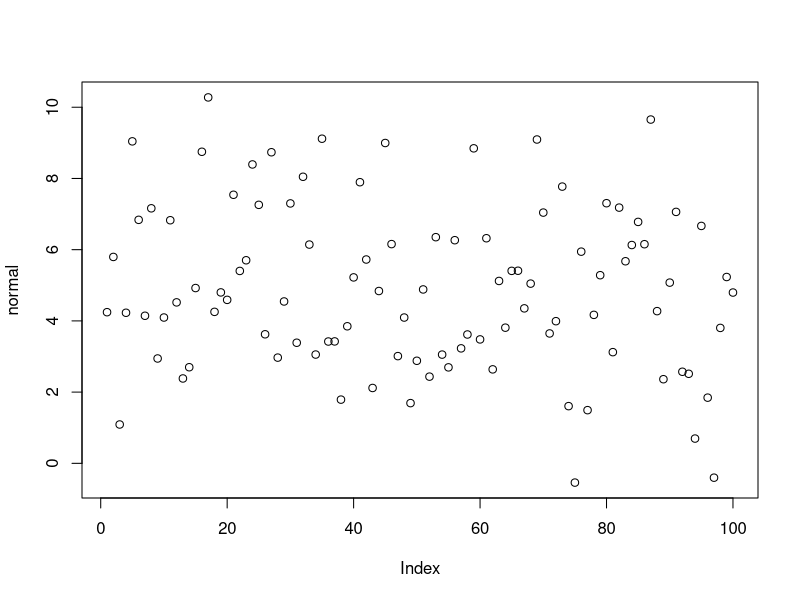
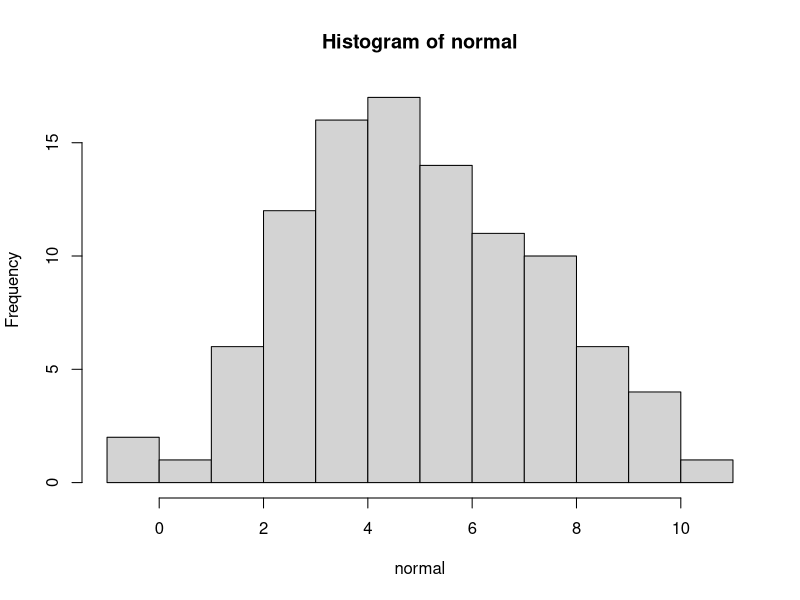
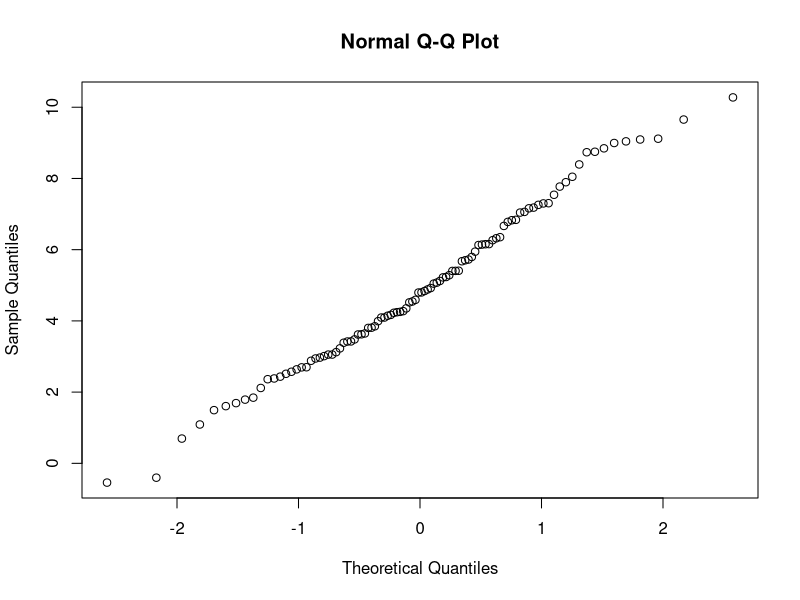
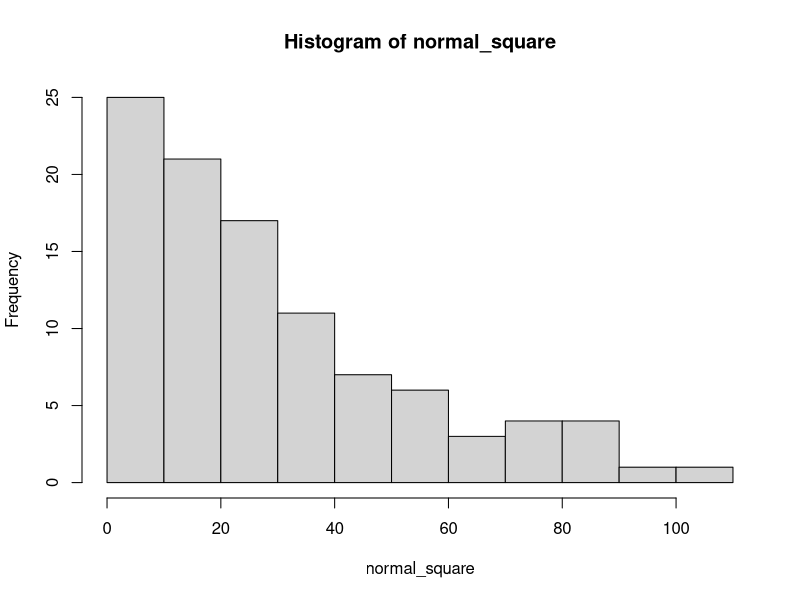
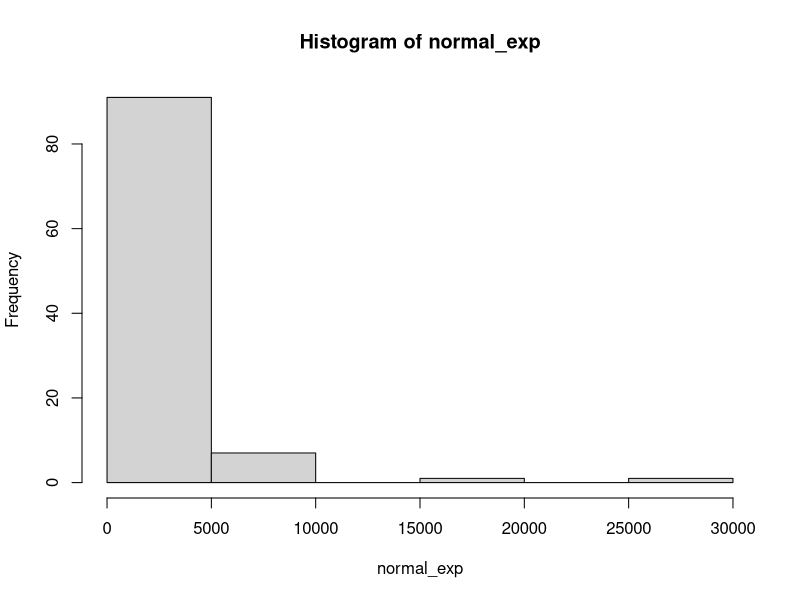
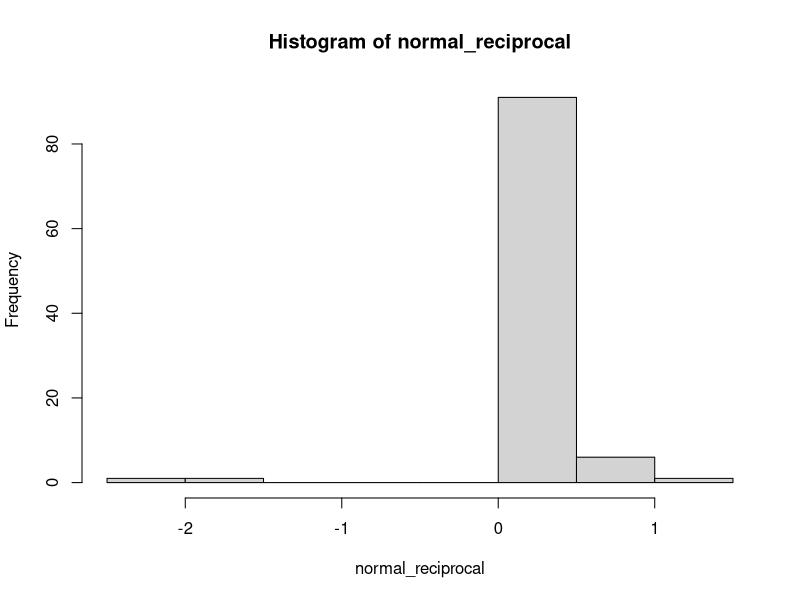
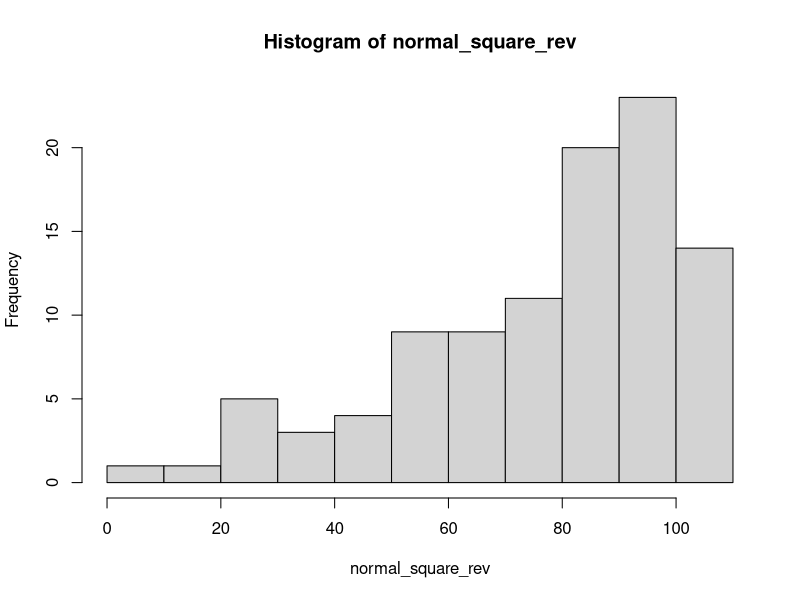
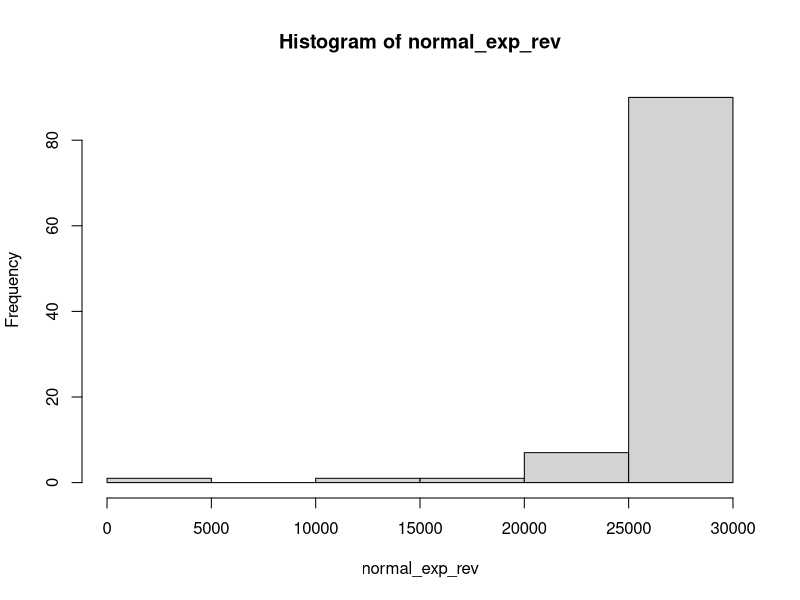

The R script that drew these images, in order:
## ---- chunk 1
knitr::opts_chunk$set(out.width = "80%")
## ---- chunk 2
# 生成正态分布数据
normal <- rnorm(100,mean = 5, sd = 2.5)
plot(normal)

# 从直方图可以看出数据符合正态分布
hist(normal)

# 从QQ plot也可以看出来
qqnorm(normal)
## ---- chunk 3
# 数据的平方根
normal_square <- normal ^ 2

# 现在的直方图
hist(normal_square)
## ---- chunk 4
# 数据的幂值
normal_exp <- exp(normal)

hist(normal_exp)
## ---- chunk 5
# 数据的幂值
normal_reciprocal <- 1/normal

hist(normal_reciprocal)
## ---- chunk 6
knitr::include_graphics("https://vnote-1251564393.cos.ap-chengdu.myqcloud.com/1586666475_20200412124107047_26263.png")
## ---- chunk 7
# 轻度负偏态
normal_square_rev <- max(normal_square)+1-normal_square
hist(normal_square_rev)
## ---- chunk 8
# 中度负偏态
normal_exp_rev <- max(normal_exp)+1-normal_exp
hist(normal_exp_rev)
## ---- chunk 9
# 重度负偏态
normal_reciprocal_rev <- max(normal_reciprocal) + 1 - normal_reciprocal
hist(normal_reciprocal_rev)
